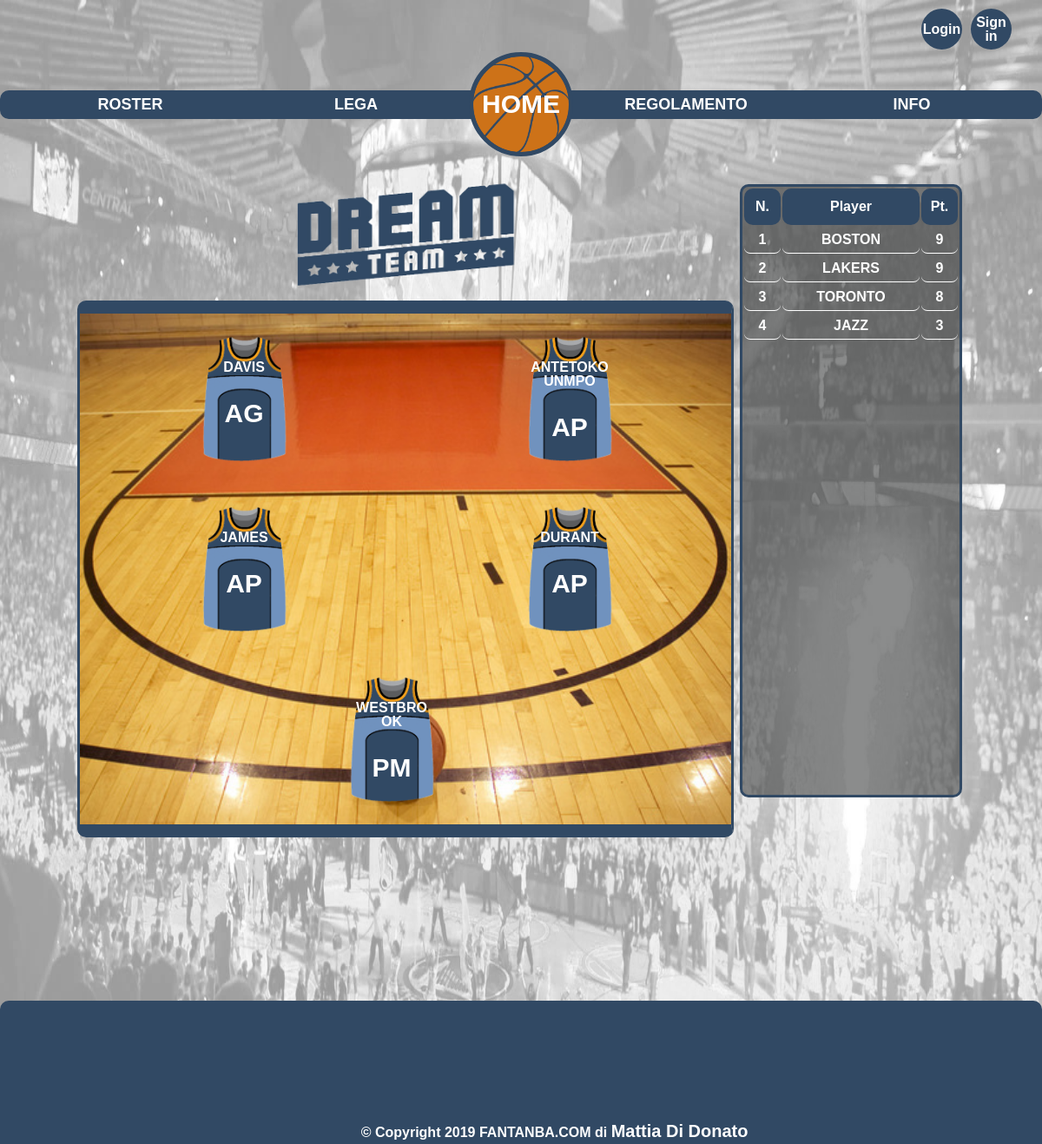
Page /php/home.php on the committed database.
### tables this page shows
CREATE TABLE `nbaplayer` (
  `idnbaPlayer` int(11) unsigned NOT NULL AUTO_INCREMENT,
  `nome` varchar(45) DEFAULT NULL,
  `cognome` varchar(45) DEFAULT NULL,
  `squadraNba` varchar(45) DEFAULT NULL,
  `prezzo` int(11) DEFAULT '20',
  `ruolo` varchar(45) NOT NULL,
  `punteggio` int(11) NOT NULL DEFAULT '0',
  PRIMARY KEY (`idnbaPlayer`)
);

### php/home.php (the view, shortened to what this page needs)
<!DOCTYPE html>
<html lang="it">
<head>
    <link rel="stylesheet" type="text/css" href="../css/layout.css" />
    <link rel="stylesheet" type="text/css" href="../css/reset.css"/>
</head>
<body class="main_body">
    <div class="wrapper">
        <header>
            <?php
            if (!empty($_SESSION["user"])){
                if($_SESSION["user"]["amministratore"]==1){
                    if($_SESSION["user"]["sesso"]=="F"){
                        echo "
                        <div class=\"top\">
                            <div class=\"loggato\">
                                <ul>
                                    <li>
                                        BENVENUTA&nbsp; <a title=\"IL TUO PROFILO\" href=\"user/profilo.php\">".  $_SESSION["user"]["nomeUtente"]."</a>
                                    </li>
                                    <li>
                                        <a href=\"user/logout.php\">ESCI</a>
                                    </li>
                                </ul>
                            </div>
                            <div class=\"amministratore\">
                                <a href=\"../php/admin/amministrazione.php\">
                                    <img src=\"../css/img/setting.png\" alt=\"amministrazione\">
                                </a>
                            </div>
                        </div>
                        ";
                    } else {
                        echo "
                        <div class=\"top\">
                            <div class=\"loggato\">
                                <ul>
                                    <li>
                                        BENVENUTO&nbsp; <a title=\"IL TUO PROFILO\" href=\"user/profilo.php\">".  $_SESSION["user"]["nomeUtente"]."</a>
                                    </li>
                                    <li>
                                        <a href=\"user/logout.php\">ESCI</a>
                                    </li>
                                </ul>
                            </div>
                            <div class=\"amministratore\">
                                <a href=\"../php/admin/amministrazione.php\">
                                    <img src=\"../css/img/setting.png\" alt=\"amministrazione\">
                                </a>
                            </div>
                        </div>
                        ";
                    }
                } else {
                    if($_SESSION["user"]["sesso"]=="F"){
                        echo "
                        <div>
                            <div class=\"loggato\">
                                <ul>
                                    <li>
                                        BENVENUTA&nbsp; <a title=\"IL TUO PROFILO\" href=\"user/profilo.php\">".  $_SESSION["user"]["nomeUtente"]."</a>
                                    </li>
                                    <li>
                                        <a href=\"user/logout.php\">ESCI</a>
                                    </li>
                                </ul>
                            </div>
                        ";
                    } else {
                        echo "
                        <div>
                            <div class=\"loggato\">
                                <ul>
                                    <li>
                                        BENVENUTO&nbsp; <a title=\"IL TUO PROFILO\" href=\"user/profilo.php\">".  $_SESSION["user"]["nomeUtente"]."</a>
                                    </li>
                                    <li>
                                        <a href=\"user/logout.php\">ESCI</a>
                                    </li>
                                </ul>
                            </div>
                        ";
                    }
                }
            }else {
                echo'
                    <div class="login">
                    <ul>
                        <li>
                            <a href="user/login.php">Login</a>
                        </li>
                        <li>
                            <a href="user/registrazione.php">Sign in</a>
                        </li>
                    </ul>
                    </div>';
            }
        ?>
                <nav class="main-nav">
                    <ul>
                        <li>
                            <a href="roster/roster.php">ROSTER</a>
                        </li>
                        <li>
                            <a href="lega/lega.php">LEGA</a>
                        </li>
                        <li class="home-button">
                            <a href="home.php">HOME</a>
                        </li>
                        <li>
                            <a href="regolamento.php">REGOLAMENTO</a>
                        </li>
                        <li>
                            <a href="../html/manuale.html">INFO</a>
                        </li>
                    </ul>
                </nav>
        </header>
        <div class="corpo-centrale">
            <div class="corpo-centrale2">
                <img id="dreamteam" alt="dream-team" src="../css/img/dreamteam.png">
                <div class="formazione">
                    <?php
                    require "mysql_con.php";
                    if(!empty($_SESSION["user"])){
                        $idUtente=$_SESSION["user"]["idUtente"];
                        $sql="SELECT cognome, ruolo
                                FROM nbaplayer AS N JOIN
                                    (SELECT player FROM playerinteam AS P
                                        JOIN (SELECT DISTINCT (nome), puntiFatti, idteamUtente
                                                FROM lega JOIN teamutente ON team = idteamUtente
                                                WHERE utente = '$idUtente'
                                                ORDER BY puntiFatti DESC , nome ASC
                                                LIMIT 1) AS A
                                        ON P.squadra = A.idteamUtente
                                        WHERE titolare='1') AS B
                                ON N.idnbaPlayer = B.player
                                ORDER BY (CASE ruolo
                                    WHEN 'C' THEN 1
                                    WHEN 'AG' THEN 2
                                    WHEN 'AP' THEN 3
                                    WHEN 'G' THEN 4
                                    WHEN 'PM' THEN 5
                                END) ASC";
                        $result = mysqli_query($mysqli,$sql);
                        $riga=0;
                        echo "<table title=\"LA PIU VICINA ALL'ANELLO\">";
                        while($riga<2){
                            echo "<tr>";
                            $colonna=0;
                            while($colonna<2){
                                $row = mysqli_fetch_array($result);
                                echo "<td>";
                                        echo    "<div class=\"jersey\">
                                                <div class=\"j-name\">
                                                <p class=\"nome\"> ".$row['cognome']."</p>
                                                <p class=\"ruolo\">".$row['ruolo']."</p>
                                                </div>
                                                </div>";
                                    echo "</td>";
                                $colonna++;
                            }
                            echo "</tr>";
                            $riga++;
                        }
                            echo "<tr>";
                                $row = mysqli_fetch_array($result);
                                echo "<td colspan=\"2\">";
                                echo    "<div id=\"playmaker\" class=\"jersey\">
                                            <div class=\"j-name\">
                                            <p class=\"nome\"> ".$row['cognome']."</p>
                                            <p class=\"ruolo\">".$row['ruolo']."</p>
                                        </div>
                                        </div>";
                                echo "</td>";
                            echo "</tr>";
                        echo "</table>";
                    } else{
                        $sql="SELECT cognome, ruolo
                                FROM nbaplayer
                                ORDER BY punteggio DESC
                                LIMIT 5";
                        $result = mysqli_query($mysqli,$sql);
                        $riga=0;
                        echo "<table title=\"GLI MVP DELLA NOTTE\">";
                        while($riga<2){
                            echo "<tr>";
                            $colonna=0;
                            while($colonna<2){
                                $row = mysqli_fetch_array($result);
                                echo "<td>";
                                        echo    "<div class=\"jersey\">
                                                <div class=\"j-name\">
                                                <p class=\"nome\"> ".$row['cognome']."</p>
                                                <p class=\"ruolo\">".$row['ruolo']."</p>
                                                </div>
                                                </div>";
                                    echo "</td>";
                                $colonna++;
                            }
                            echo "</tr>";
                            $riga++;
                        }
                            echo "<tr>";
                                $row = mysqli_fetch_array($result);
                                echo "<td colspan=\"2\">";
                                echo    "<div id=\"playmaker\" class=\"jersey\">
                                            <div class=\"j-name\">
                                            <p class=\"nome\"> ".$row['cognome']."</p>
                                            <p class=\"ruolo\">".$row['ruolo']."</p>
                                        </div>
                                        </div>";
                                echo "</td>";
                            echo "</tr>";
                        echo "</table>";
                }
                ?>
                </div>
            </div>
            <aside class="aside-classifica">
                <table class="table-classifica">
                    <tr class="intestazione-tabella">
                        <th class='small-th'>N.</th>
                        <th>Player</th>
                        <th class='small-th'>Pt.</th>
                    </tr>
                    <?php
                     require "mysql_con.php";
                       if(!empty($_SESSION["user"])){
                            $rank=1;
                            $idUtente=$_SESSION["user"]["idUtente"];
                            $sql = "SELECT DISTINCT (nome), puntiFatti
                                    FROM lega JOIN teamutente ON team = idteamUtente
                                    WHERE utente = '$idUtente'
                                    ORDER BY puntiFatti DESC, nome ASC";
                            $result = $mysqli->query($sql);
                            if ($result->num_rows > 0) {
                                while($row = $result->fetch_assoc()) {
                                    echo "<tr title=\"LA PIU VICINA ALL'ANELLO\">
                                            <td>{$rank}</td>
                                            <td>{$row['nome']}</td>
                                            <td>{$row['puntiFatti']}</td>
                                        </tr>" ;
                                        $rank++;
                                }
                            } else {
                                if($result->num_rows == 0){
                                    echo "<tr>
                                            <td colspan=\"3\">NON HAI SQUADRE ATTIVE</td>
                                        </tr>";
                                }else{
                                    echo "ERROR";
                                }
                            }
                        } else {
                            $rank=1;
                            $sql = "SELECT DISTINCT (nome), puntiFatti
                                    FROM lega JOIN teamutente
                                    ON team = idteamutente
                                    ORDER BY puntiFatti DESC
                                    LIMIT 10";
                            $result = $mysqli->query($sql);
                            if ($result->num_rows > 0) {
                                while($row = $result->fetch_assoc()) {
                                    echo "<tr title=\"CLASSIFICA\">
                                            <td>{$rank}</td>
                                            <td>{$row['nome']}</td>
                                            <td>{$row['puntiFatti']}</td>
                                        </tr>" ;
                                        $rank++;
                                }
                            } else {
                                echo "ERROR";
                            }
                        }
                     ?>
                </table>
            </aside>
        </div>
    </div>
    <footer>
        <div id="footer-text">
            <?php
                include "in_footer.php";
            ?>
        </div>
    </footer>
</body>
</html>

### php/in_footer.php
<div class="contenuto_footer">
        <br>
        <p>
            &copy; Copyright 2019 FANTANBA.COM di
            <a id="info" href="contatti.php">Mattia Di Donato</a>
        </p>
</div>

### rows in the picture
nbaplayer: cognome "DAVIS", ruolo "AG"
nbaplayer: cognome "ANTETOKOUNMPO", ruolo "AP"
nbaplayer: cognome "JAMES", ruolo "AP"
nbaplayer: cognome "DURANT", ruolo "AP"
nbaplayer: cognome "WESTBROOK", ruolo "PM"

### other values in the picture
$row['nome'] "BOSTON"
$row['puntiFatti'] "9"
$row['nome'] "LAKERS"
$row['nome'] "TORONTO"
$row['puntiFatti'] "8"
$row['nome'] "JAZZ"
$row['puntiFatti'] "3"
